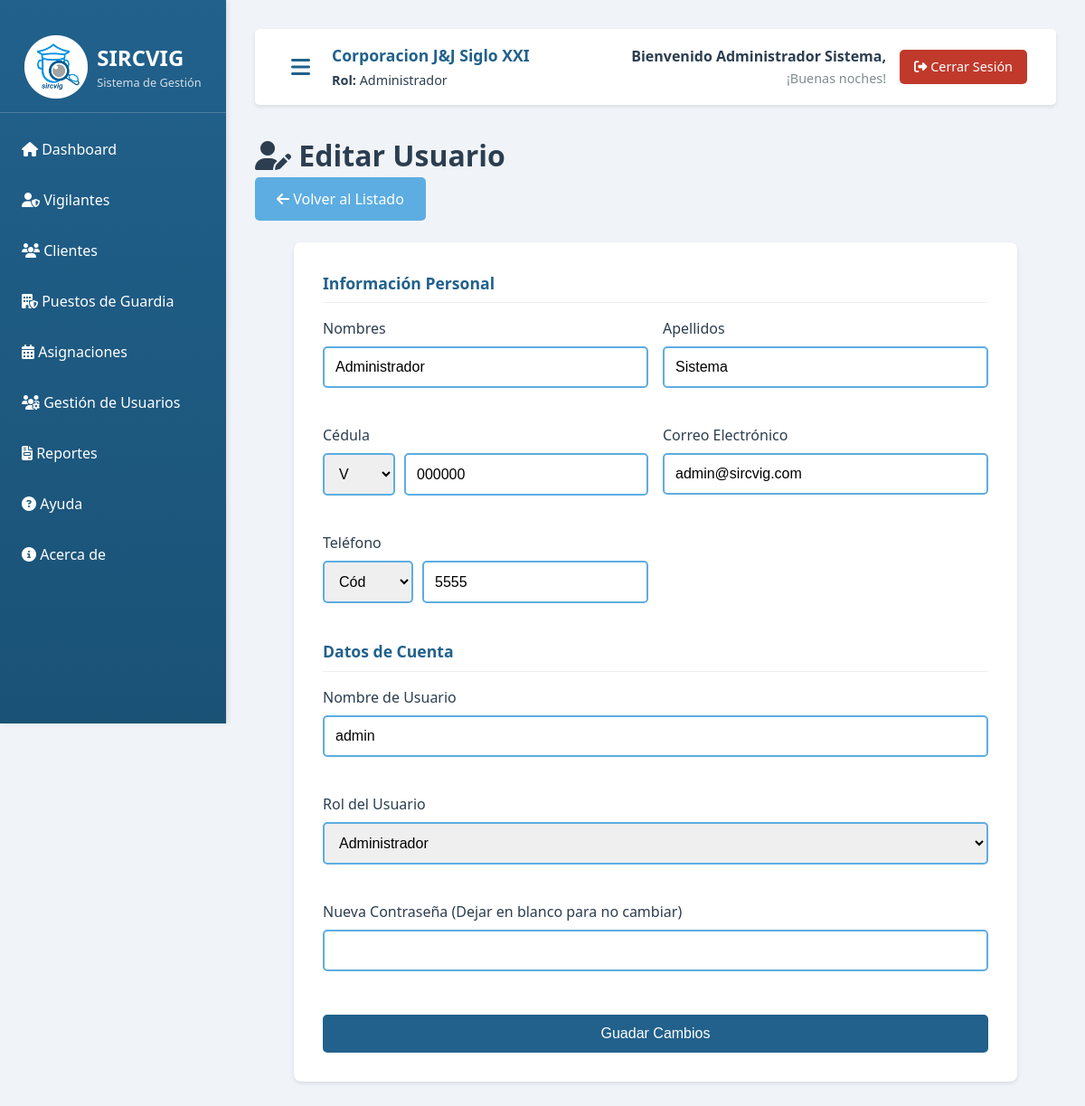
The page /views/editar_usuario.php?id=1 (signed in) on the database as committed earlier.
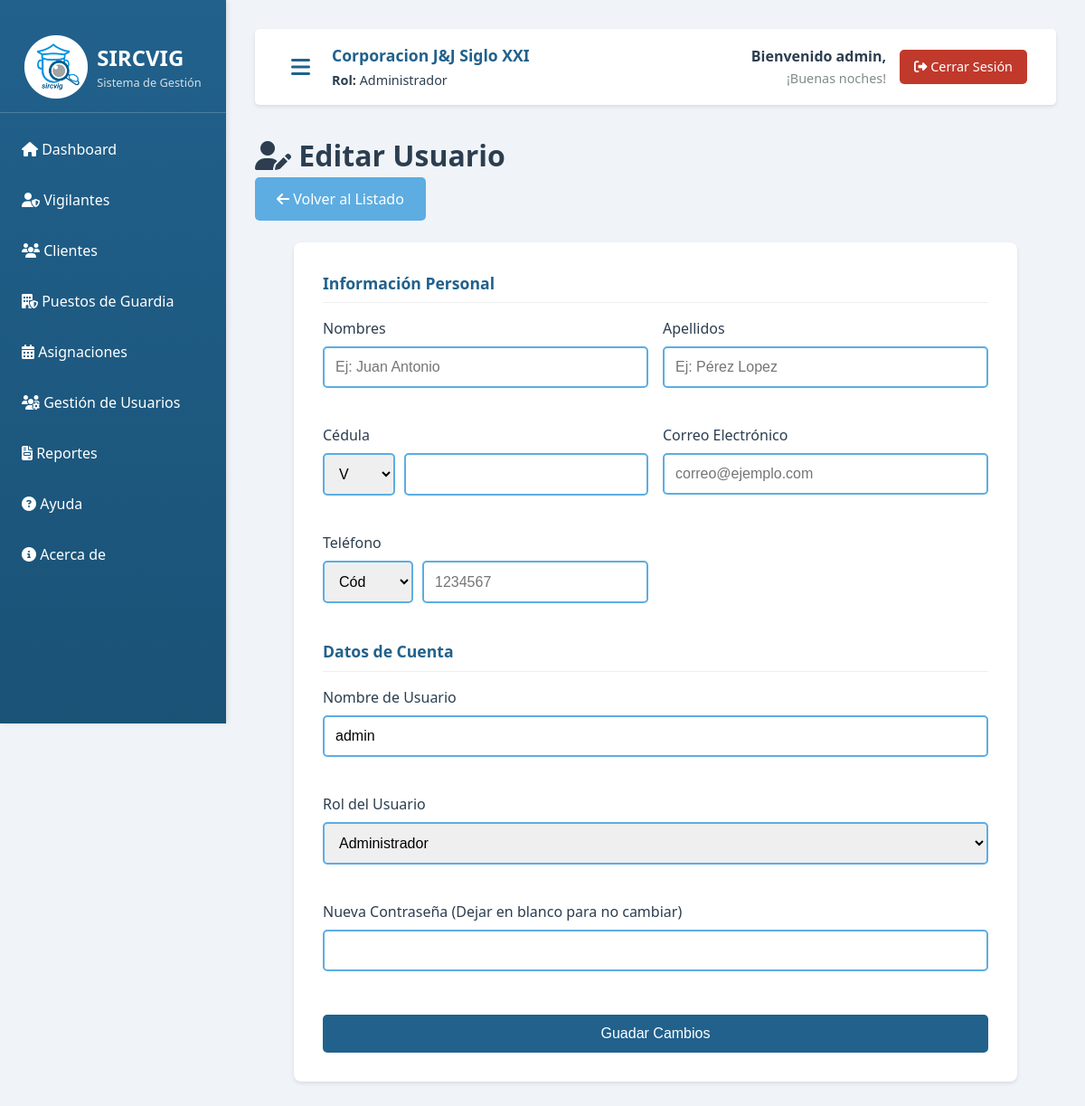
The same page on the database as committed later.
### tables this page shows
CREATE TABLE `usuarios` (
  `id_usuario` int(11) NOT NULL AUTO_INCREMENT,
  `nombre_usuario` varchar(100) NOT NULL,
  `cedula` varchar(20) DEFAULT NULL,
  `nombres` varchar(100) DEFAULT NULL,
  `apellidos` varchar(100) DEFAULT NULL,
  `email` varchar(100) DEFAULT NULL,
  `telefono` varchar(20) DEFAULT NULL,
  `contrasena_hash` varchar(255) NOT NULL,
  `pregunta_seguridad` varchar(255) DEFAULT NULL,
  `respuesta_seguridad` varchar(255) DEFAULT NULL,
  `pregunta_seguridad_2` varchar(255) DEFAULT NULL,
  `respuesta_seguridad_2` varchar(255) DEFAULT NULL,
  `id_rol` int(11) NOT NULL,
  `intentos_fallidos` int(11) DEFAULT 0,
  `estado_cuenta` enum('Activa','Bloqueada') DEFAULT 'Activa',
  `fecha_creacion` timestamp NOT NULL DEFAULT current_timestamp(),
  `ultimo_acceso` timestamp NULL DEFAULT NULL,
  PRIMARY KEY (`id_usuario`),
  UNIQUE KEY `nombre_usuario` (`nombre_usuario`),
  UNIQUE KEY `cedula` (`cedula`),
  UNIQUE KEY `email` (`email`),
  KEY `id_rol` (`id_rol`),
  CONSTRAINT `usuarios_ibfk_1` FOREIGN KEY (`id_rol`) REFERENCES `roles` (`id_rol`)
);

CREATE TABLE `roles` (
  `id_rol` int(11) NOT NULL AUTO_INCREMENT,
  `nombre_rol` varchar(50) NOT NULL,
  `descripcion` text DEFAULT NULL,
  `fecha_creacion` timestamp NOT NULL DEFAULT current_timestamp(),
  PRIMARY KEY (`id_rol`),
  UNIQUE KEY `nombre_rol` (`nombre_rol`)
);

### config/autoload.php (called while the page is built, shortened)
<?php
spl_autoload_register(function ($class) {
    $paths = [
        MODELS_PATH . '/' . $class . '.php',
        CONTROLLERS_PATH . '/' . $class . '.php',
        BASE_PATH . '/core/' . $class . '.php'
    ];
    foreach ($paths as $path) {
        if (file_exists($path)) {
            return;
        }
    }
});

### core/Modelo.php (called while the page is built, shortened)
<?php
class Modelo {
    protected $db;
    protected $tabla;
    private function conectar() {
        try {
            $dsn = "mysql:host=" . DB_HOST . ";dbname=" . DB_NAME . ";charset=" . DB_CHARSET;
            $options = [
                PDO::ATTR_ERRMODE => PDO::ERRMODE_EXCEPTION,
                PDO::ATTR_DEFAULT_FETCH_MODE => PDO::FETCH_ASSOC,
                PDO::ATTR_EMULATE_PREPARES => false
            ];
            $this->db = new PDO($dsn, DB_USER, DB_PASS, $options);
        } catch (PDOException $e) {
            die("Error de conexión: " . $e->getMessage());
        }
    }
    protected function obtenerColumnaId() {
        $idColumnMap = [
            'usuarios' => 'id_usuario',
            'asignaciones' => 'id_asignacion',
            'vigilantes' => 'id_vigilante',
            'puestos' => 'id_puesto',
            'roles' => 'id_rol',
            'documentos' => 'id_documento',
            'clientes' => 'id_cliente'
        ];
        return $idColumnMap[$this->tabla] ?? "id_{$this->tabla}";
    }
    public function obtenerPorId($id) {
        $idColumn = $this->obtenerColumnaId();
        $sql = "SELECT * FROM {$this->tabla} WHERE {$idColumn} = :id";
        $stmt = $this->db->prepare($sql);
        $stmt->execute(['id' => $id]);
        return $stmt->fetch();
    }
}

### models/Rol.php (called while the page is built, shortened)
<?php
class Rol extends Modelo {
    public function obtenerTodos($condiciones = '', $params = []) {
        if (empty($condiciones)) {
            $sql = "SELECT * FROM roles ORDER BY id_rol";
            $stmt = $this->db->prepare($sql);
            $stmt->execute();
            return $stmt->fetchAll();
        }
        $resultado = parent::obtenerTodos($condiciones, $params);
        usort($resultado, function($a, $b) {
            return $a['id_rol'] - $b['id_rol'];
        });
        return $resultado;
    }
}

### views/editar_usuario.php (the view, shortened to what the changed rows need)
<?php
require_once __DIR__ . '/../config/autoload.php';
$id_usuario = intval($_GET['id']);
$modeloUsuario = new Usuario();
$usuario_editar = $modeloUsuario->obtenerPorId($id_usuario);
$modeloRol = new Rol();
$roles = $modeloRol->obtenerTodos();
$old_data = $_SESSION['old_data'] ?? $usuario_editar;
$tipo_cedula = isset($old_data['cedula']) ? substr($old_data['cedula'], 0, 1) : 'V';
$cedula_numero = isset($old_data['cedula']) ? substr($old_data['cedula'], 2) : '';
$telefono_numero = isset($old_data['telefono']) ? substr($old_data['telefono'], 4) : '';
require_once __DIR__ . '/includes/header.php';
?>
<h1><i class="fas fa-user-edit"></i> Editar Usuario</h1>
<div class="form-container mb-3" id="form-editar-usuario">
    <form action="<?php echo BASE_URL; ?>/views/acciones.php?modulo=usuario&accion=editar" method="POST">
        <div class="form-row">
            <div class="form-group">
                <label for="nombres">Nombres</label>
                <input type="text" id="nombres" name="nombres" required placeholder="Ej: Juan Antonio"
                       minlength="3" maxlength="25" oninput="this.value = this.value.replace(/[^a-zA-Z\u00C0-\u00FF\s]/g, '')"
                       value="<?php echo htmlspecialchars($old_data['nombres'] ?? ''); ?>">
            </div>
            <div class="form-group">
                <label for="apellidos">Apellidos</label>
                <input type="text" id="apellidos" name="apellidos" required placeholder="Ej: Pérez Lopez"
                       minlength="3" maxlength="25" oninput="this.value = this.value.replace(/[^a-zA-Z\u00C0-\u00FF\s]/g, '')"
                       value="<?php echo htmlspecialchars($old_data['apellidos'] ?? ''); ?>">
            </div>
            <div class="form-group">
                <div style="display: flex; gap: 10px;">
                    <select id="tipo_cedula" name="tipo_cedula" style="width: 80px; padding: 0.75rem; border: 2px solid var(--color-secundario); border-radius: 5px;" required>
                        <option value="V" <?php echo ($tipo_cedula == 'V') ? 'selected' : ''; ?>>V</option>
                    </select>
                    <input type="text" id="cedula_numero" name="cedula_numero" required
                           value="<?php echo htmlspecialchars($cedula_numero); ?>"
                           style="flex: 1;"
                           oninput="this.value = this.value.replace(/[^0-9]/g, '')">
                </div>
            </div>
            <div class="form-group">
                <label for="email">Correo Electrónico</label>
                <input type="email" id="email" name="email" required placeholder="correo@ejemplo.com" value="<?php echo htmlspecialchars($old_data['email'] ?? ''); ?>">
            </div>
            <div class="form-group">
                <div style="display: flex; gap: 10px;">
                    <select name="codigo_operadora" class="form-control" style="width: 100px;" required>
                        <option value="">Cód</option>
                    </select>
                    <input type="tel" id="telefono_numero" name="telefono_numero" class="form-control" style="flex: 1;"
                           required placeholder="1234567"
                           maxlength="7"
                           oninput="this.value = this.value.replace(/[^0-9]/g, '')"
                           value="<?php echo htmlspecialchars($telefono_numero); ?>">
                </div>
            </div>
        </div>
        <div class="form-row">
            <div class="form-group" style="grid-column: span 2;">
                <label for="nombre_usuario">Nombre de Usuario</label>
                <input type="text" id="nombre_usuario" name="nombre_usuario" required value="<?php echo htmlspecialchars($old_data['nombre_usuario'] ?? ''); ?>">
            </div>
            <div class="form-group" style="grid-column: span 2;">
                <label for="id_rol">Rol del Usuario</label>
                <select id="id_rol" name="id_rol" required>
                    <?php foreach ($roles as $rol): ?>
                        <option value="<?php echo $rol['id_rol']; ?>" <?php echo (isset($old_data['id_rol']) && $old_data['id_rol'] == $rol['id_rol']) ? 'selected' : ''; ?>>
                            <?php echo htmlspecialchars($rol['nombre_rol']); ?>
                        </option>
                    <?php endforeach; ?>
                </select>
            </div>
        </div>
    </form>
</div>
<?php require_once __DIR__ . '/includes/footer.php'; ?>

### views/includes/header.php (shortened to what the changed rows need)
<!DOCTYPE html>
<html lang="es">
<head>
    <link rel="stylesheet" href="<?php echo BASE_URL; ?>/assets/css/estilos.css">
    <link rel="stylesheet" href="https://cdnjs.cloudflare.com/ajax/libs/font-awesome/6.4.0/css/all.min.css">
</head>
<body>
    <div class="main-container">
        <aside class="sidebar" id="sidebar">
            <div class="sidebar-header" style="display: flex; align-items: center; justify-content: center; gap: 10px; padding: 15px;">
                <div style="text-align: left;">
                    <h2 style="margin: 0; font-size: 1.5rem;">SIRCVIG</h2>
                </div>
            </div>
        </aside>
        <main class="main-content" id="main-content">
            <div class="top-bar">
                <div class="top-bar-right" style="display: flex; align-items: center; gap: 15px;">
                    <?php
                    $hora = date('G');
                    if ($hora < 12) {
                        $saludo_tiempo = "¡Buenos días!";
                    } elseif ($hora < 18) {
                        $saludo_tiempo = "¡Buenas tardes!";
                    } else {
                        $saludo_tiempo = "¡Buenas noches!";
                    }
                    $nombre_mostrar = $_SESSION['usuario_nombre'];
                    if (!empty($_SESSION['usuario_nombres'])) {
                         $nombre_mostrar = $_SESSION['usuario_nombres'];
                         if (!empty($_SESSION['usuario_apellidos'])) {
                             $nombre_mostrar .= ' ' . $_SESSION['usuario_apellidos'];
                         }
                    }
                    ?>
                    <div class="user-greeting" style="text-align: right;">
                        <span style="display: block; font-weight: bold; color: #2c3e50;">Bienvenido <?php echo htmlspecialchars($nombre_mostrar); ?>,</span>
                        <span style="font-size: 0.9rem; color: #7f8c8d;"><?php echo $saludo_tiempo; ?></span>
                    </div>
                </div>
            </div>

Rows that differ between the two databases and show on the page:
changed usuarios "admin": tipo_cedula (not shown) → "V"; nombres "Administrador" → (not shown); apellidos "Sistema" → (not shown); cedula_numero "000000" → (not shown); email "admin@sircvig.com" → (not shown); telefono_numero "5555" → (not shown)
Other text that changed with them:
$nombre_mostrar: "Administrador Sistema" → "admin"
form field tipo_cedula: "V" → (not shown)
